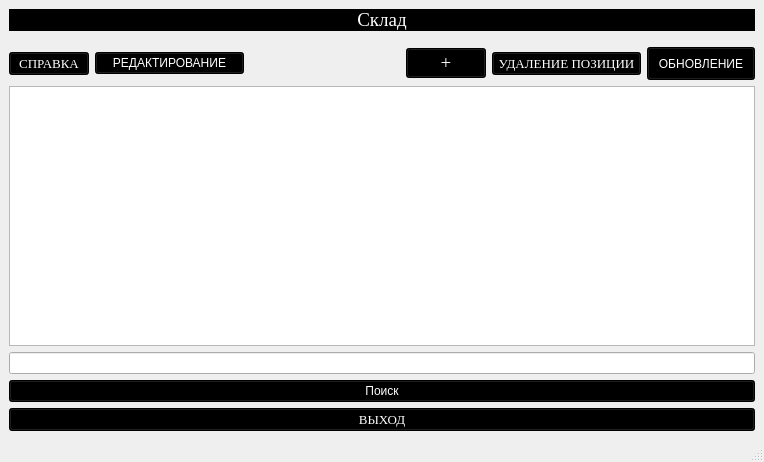
<?xml version="1.0" encoding="UTF-8"?>
<ui version="4.0">
 <class>sklad</class>
 <widget class="QMainWindow" name="sklad">
  <property name="geometry">
   <rect>
    <x>0</x>
    <y>0</y>
    <width>764</width>
    <height>462</height>
   </rect>
  </property>
  <property name="windowTitle">
   <string>Таблица склада</string>
  </property>
  <widget class="QWidget" name="centralwidget">
   <layout class="QVBoxLayout" name="verticalLayout">
    <item>
     <widget class="QLabel" name="zag0">
      <property name="font">
       <font>
        <family>Times New Roman</family>
        <pointsize>14</pointsize>
        <weight>50</weight>
        <italic>false</italic>
        <bold>false</bold>
       </font>
      </property>
      <property name="styleSheet">
       <string notr="true">font: 14pt &quot;Times New Roman&quot;;
background-color: rgb(0, 0, 0);
color: rgb(255, 255, 255);</string>
      </property>
      <property name="text">
       <string>&lt;html&gt;&lt;head/&gt;&lt;body&gt;&lt;p align=&quot;center&quot;&gt;Склад&lt;/p&gt;&lt;/body&gt;&lt;/html&gt;</string>
      </property>
     </widget>
    </item>
    <item>
     <spacer name="verticalSpacer">
      <property name="orientation">
       <enum>Qt::Vertical</enum>
      </property>
      <property name="sizeType">
       <enum>QSizePolicy::Fixed</enum>
      </property>
      <property name="sizeHint" stdset="0">
       <size>
        <width>20</width>
        <height>10</height>
       </size>
      </property>
     </spacer>
    </item>
    <item>
     <layout class="QHBoxLayout" name="horizontalLayout">
      <item>
       <widget class="QPushButton" name="sprav">
        <property name="sizePolicy">
         <sizepolicy hsizetype="Maximum" vsizetype="Fixed">
          <horstretch>0</horstretch>
          <verstretch>0</verstretch>
         </sizepolicy>
        </property>
        <property name="font">
         <font>
          <family>Times New Roman</family>
          <pointsize>10</pointsize>
          <weight>50</weight>
          <italic>false</italic>
          <bold>false</bold>
         </font>
        </property>
        <property name="styleSheet">
         <string notr="true">width: 60px;
font: 10pt &quot;Times New Roman&quot;;
background-color: rgb(0, 0, 0);
color: rgb(255, 255, 255);</string>
        </property>
        <property name="text">
         <string>СПРАВКА</string>
        </property>
       </widget>
      </item>
      <item>
       <widget class="QPushButton" name="redak">
        <property name="styleSheet">
         <string notr="true">font: 10pt &quot;Times New Roman&quot;;
background-color: rgb(0, 0, 0);
color: rgb(255, 255, 255);</string>
        </property>
        <property name="text">
         <string>РЕДАКТИРОВАНИЕ</string>
        </property>
       </widget>
      </item>
      <item>
       <widget class="QLabel" name="zag1">
        <property name="font">
         <font>
          <family>MS Serif</family>
          <pointsize>9</pointsize>
         </font>
        </property>
        <property name="text">
         <string>&lt;html&gt;&lt;head/&gt;&lt;body&gt;&lt;p&gt;&lt;br/&gt;&lt;/p&gt;&lt;/body&gt;&lt;/html&gt;</string>
        </property>
       </widget>
      </item>
      <item>
       <widget class="QPushButton" name="dopol">
        <property name="sizePolicy">
         <sizepolicy hsizetype="Maximum" vsizetype="Fixed">
          <horstretch>0</horstretch>
          <verstretch>0</verstretch>
         </sizepolicy>
        </property>
        <property name="font">
         <font>
          <family>Times New Roman</family>
          <pointsize>14</pointsize>
          <weight>9</weight>
          <italic>false</italic>
          <bold>false</bold>
         </font>
        </property>
        <property name="styleSheet">
         <string notr="true">width: 50px;
font: 75 14pt &quot;Times New Roman&quot;;
background-color: rgb(0, 0, 0);
color: rgb(255, 255, 255);</string>
        </property>
        <property name="text">
         <string>+</string>
        </property>
       </widget>
      </item>
      <item>
       <widget class="QPushButton" name="udalen">
        <property name="font">
         <font>
          <family>Times New Roman</family>
          <pointsize>10</pointsize>
          <weight>50</weight>
          <italic>false</italic>
          <bold>false</bold>
         </font>
        </property>
        <property name="layoutDirection">
         <enum>Qt::LeftToRight</enum>
        </property>
        <property name="styleSheet">
         <string notr="true">font: 10pt &quot;Times New Roman&quot;;
background-color: rgb(0, 0, 0);
color: rgb(255, 255, 255);</string>
        </property>
        <property name="text">
         <string>УДАЛЕНИЕ ПОЗИЦИИ</string>
        </property>
       </widget>
      </item>
      <item>
       <widget class="QPushButton" name="obnov">
        <property name="sizePolicy">
         <sizepolicy hsizetype="Maximum" vsizetype="Minimum">
          <horstretch>0</horstretch>
          <verstretch>0</verstretch>
         </sizepolicy>
        </property>
        <property name="styleSheet">
         <string notr="true">font: 10pt &quot;Times New Roman&quot;;
background-color: rgb(0, 0, 0);
color: rgb(255, 255, 255);
width: 100px;</string>
        </property>
        <property name="text">
         <string>ОБНОВЛЕНИЕ</string>
        </property>
       </widget>
      </item>
     </layout>
    </item>
    <item>
     <widget class="QTableView" name="tableView">
      <property name="styleSheet">
       <string notr="true">font: 11pt &quot;Times New Roman&quot;;
</string>
      </property>
     </widget>
    </item>
    <item>
     <layout class="QHBoxLayout" name="horizontalLayout_2"/>
    </item>
    <item>
     <widget class="QLineEdit" name="poiskS"/>
    </item>
    <item>
     <widget class="QPushButton" name="poisk">
      <property name="styleSheet">
       <string notr="true">width: 60px;
font: 75 14pt &quot;Times New Roman&quot;;
background-color: rgb(0, 0, 0);
color: rgb(255, 255, 255);</string>
      </property>
      <property name="text">
       <string>Поиск</string>
      </property>
     </widget>
    </item>
    <item>
     <widget class="QPushButton" name="vihod">
      <property name="font">
       <font>
        <family>Times New Roman</family>
        <pointsize>10</pointsize>
        <weight>50</weight>
        <italic>false</italic>
        <bold>false</bold>
       </font>
      </property>
      <property name="styleSheet">
       <string notr="true">font: 10pt &quot;Times New Roman&quot;;
background-color: rgb(0, 0, 0);
color: rgb(255, 255, 255);
</string>
      </property>
      <property name="text">
       <string>ВЫХОД</string>
      </property>
     </widget>
    </item>
   </layout>
  </widget>
  <widget class="QMenuBar" name="menubar">
   <property name="geometry">
    <rect>
     <x>0</x>
     <y>0</y>
     <width>764</width>
     <height>21</height>
    </rect>
   </property>
  </widget>
  <widget class="QStatusBar" name="statusbar"/>
 </widget>
 <resources/>
 <connections/>
</ui>
